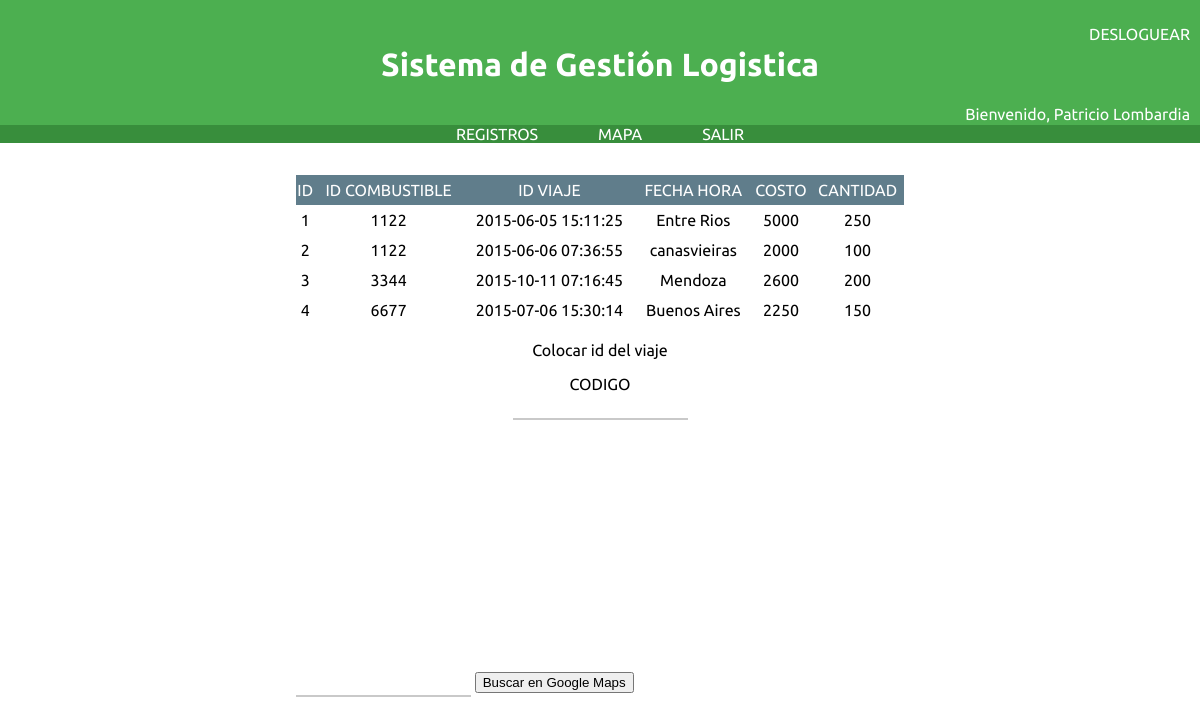
The page /Web/php/SUPERVISOR/ver_mapa.php (signed in) on the database its author committed.
### tables this page shows
create table if not exists vale_combustible
	(id_vc int primary key,
     id_viaje int,
     fecha_hora datetime,
	 lugar varchar (30),
     costo double,
     cantidad double,
     constraint id_viaje_vc foreign key (id_viaje) references viaje (id_viaje)
	 ON DELETE CASCADE
	 ON UPDATE CASCADE
);

### Web/php/SUPERVISOR/ver_mapa.php (the view, shortened to what this page needs)
<html>
	<?php include ("supervisor_home.php");
	?>
	<div id="divContenedor">
	<div class="divTabla">
	<head>
	</head>
	<!DOCTYPE html>
	<html lang="es">
	<?php
	$consulta_viaje_modificar  = mysql_query ("SELECT id_vc, id_viaje,  fecha_hora, lugar, costo, cantidad
													FROM vale_combustible
													   ") or die (mysql_error());
			if ($row = mysql_fetch_array($consulta_viaje_modificar)){
			echo "<table border = '1'> \n";
			echo "<tr><td>ID</td><td>ID COMBUSTIBLE</td><td>ID VIAJE</td><td>FECHA HORA</td><td>COSTO</td><td>
			CANTIDAD</td></tr> \n";
			do{
				echo "<tr><td>".$row["id_vc"]."</td><td>".$row["id_viaje"]."</td><td>".$row["fecha_hora"]
				."</td><td>".$row["lugar"]."</td><td>".$row["costo"]."</td><td>".$row["cantidad"]."</td></tr> \n";
			} while ($row = mysql_fetch_array ($consulta_viaje_modificar));
			echo "</table> \n";
		} else {
			echo "no se encontraron ningun registro";
		}
	?>
	<p>Colocar id del viaje</p>
	 <div><label>CODIGO
		<input type="text" name="cod_viaje"  value="<?php echo $codigo_reparacion?>"readonly = "readonly">
 		</label>
 	</div>
	<div id="map" style="width:500px;height:250px;"></div>
	<form style="float:left;" action="https://maps.google.com/?q=" method="get">
		<input type="text" name="q" value="">
		<input type="submit" value="Buscar en Google Maps">
	</form>
	</div>
	</div>
	</html>
</html>

### Web/Css/login.css (style rules this page uses)
html { margin: 0; padding: 0; }
body { background-color: #FFF; margin: 0; font-family: 'Ubuntu',sans-serif; padding: 0; }
#divContenedor { margin-left: 200px; margin-right: 200px; text-align: center; }
.divTabla { padding: 1em 3em; margin: 1em 3em; border-spacing: 0; }
.divTabla table { border-collapse: separate; border-spacing: 0; border-color: #fff; width: 100%; height: auto; border: 0; padding: 0; }
.divTabla td { vertical-align: middle; background-color: #fff; border: 0; height: 30px; text-align: center; padding: 0; color: #000; }
.divTabla tr:first-child td { background-color: #607D8B; text-align: center; color: #fff; }
input[readonly] { color: #9E9E9E; width: 175px; }
input[type="text"],input[type="password"] { padding: 5px; border: none; border-bottom: solid 2px #c9c9c9; transition: border .3s; font-family: 'Ubuntu',sans-serif; text-align: center; width: 175px; }

### Web/php/SUPERVISOR/ver_mapa.php (style rules this page uses)
#map { height:96%; }

### rows shown on the page
vale_combustible: id_vc "1", id_viaje "1122", fecha_hora "2015-06-05 15:11:25", lugar "Entre Rios", costo "5000", cantidad "250"
vale_combustible: id_vc "2", id_viaje "1122", fecha_hora "2015-06-06 07:36:55", lugar "canasvieiras", costo "2000", cantidad "100"
vale_combustible: id_vc "3", id_viaje "3344", fecha_hora "2015-10-11 07:16:45", lugar "Mendoza", costo "2600", cantidad "200"
vale_combustible: id_vc "4", id_viaje "6677", fecha_hora "2015-07-06 15:30:14", lugar "Buenos Aires", costo "2250", cantidad "150"

### other values the page prints
$_SESSION["nombre"] "Patricio Lombardia"
